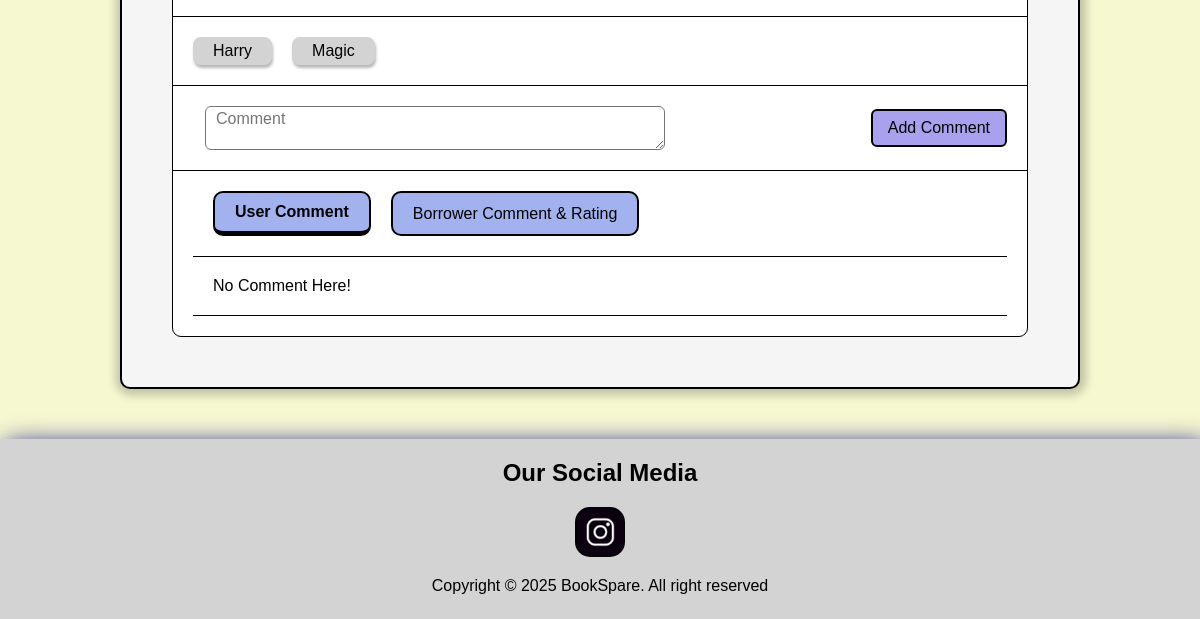
/profilemypostBookDetails.php?postCode=15 (signed in, lower part), run on an earlier commit of the app's database.
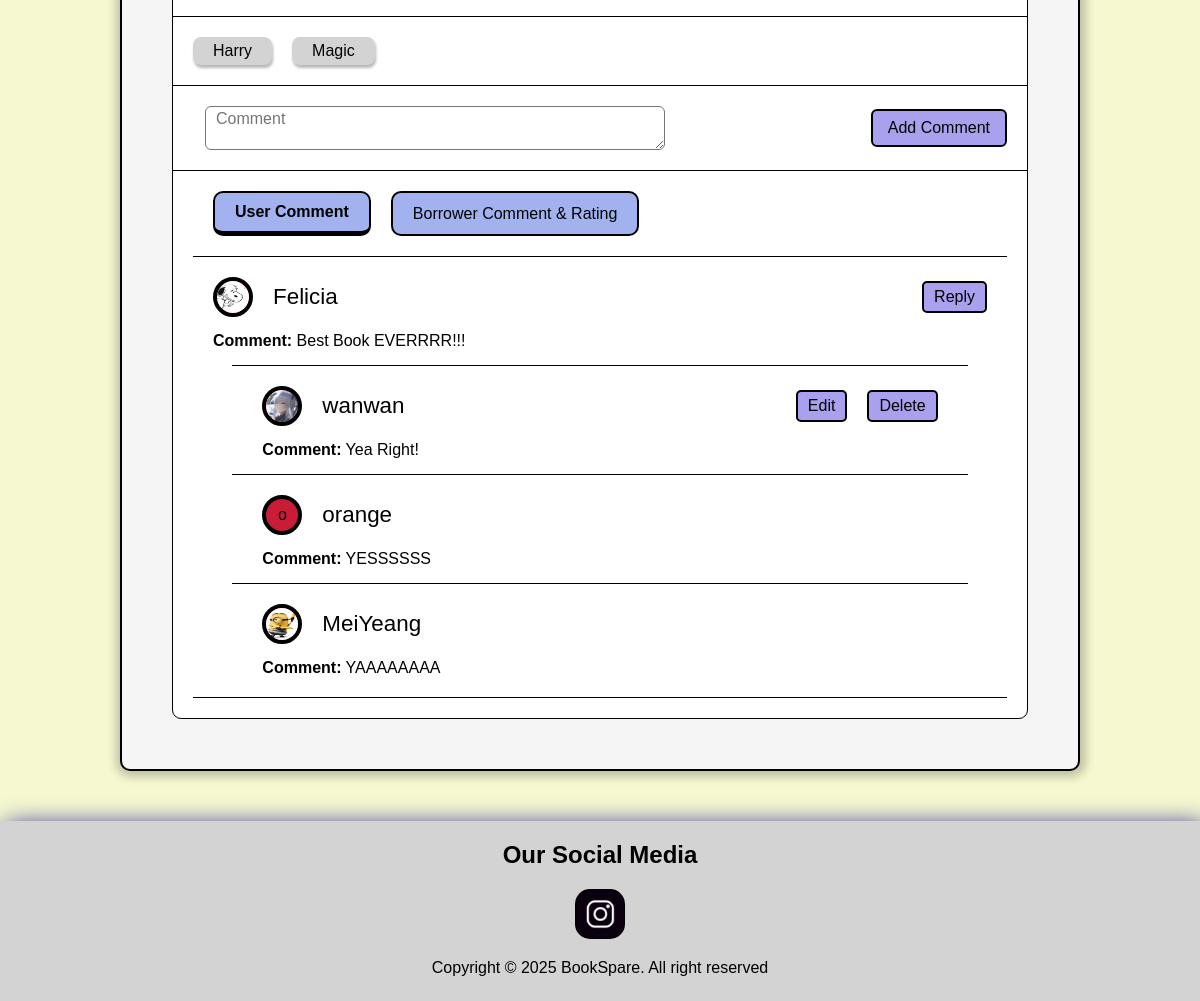
And on a later commit of the database.
### tables this page shows
CREATE TABLE `thread` (
  `threadID` int(11) NOT NULL,
  `thread` varchar(20) NOT NULL
);

CREATE TABLE `comment_rating` (
  `commentCode` int(11) NOT NULL,
  `postCode` int(11) DEFAULT NULL,
  `readerID` int(11) DEFAULT NULL,
  `comment` longtext NOT NULL,
  `dateComment` varchar(20) NOT NULL,
  `bookBorrowCode` int(11) DEFAULT NULL,
  `timeComment` time DEFAULT NULL
);

CREATE TABLE `reader_user` (
  `readerID` int(11) NOT NULL,
  `username` varchar(30) NOT NULL,
  `email` varchar(70) NOT NULL,
  `phone` varchar(15) NOT NULL,
  `country` varchar(75) NOT NULL,
  `dateOfBirth` date NOT NULL,
  `password` varchar(255) DEFAULT NULL,
  `avatar` varchar(255) DEFAULT NULL
);

CREATE TABLE `nested_comment_rating` (
  `nestedCommentCode` int(11) NOT NULL,
  `comment` longtext NOT NULL,
  `dateComment` varchar(20) NOT NULL,
  `readerID` int(11) DEFAULT NULL,
  `commentCode` int(11) DEFAULT NULL,
  `timeComment` time DEFAULT NULL
);

### profilemypostBookDetails.php (the view, shortened to what the changed rows need)
<?php
require("database/database.php");
$readerID = $_SESSION['readerID'];
$postCode = $_REQUEST['postCode'];
$sqlGetPostDetails = "SELECT
                          post.*,
                          reader.*,
                          book.*
                      FROM post_review post
                      INNER JOIN reader_user reader USING (readerID)
                      INNER JOIN book_record book USING (bookID)
                      WHERE post.postCode = '$postCode'";
$resultGetPostDetails = $conn->query($sqlGetPostDetails);
$post = $resultGetPostDetails->fetch_assoc();
$sqlGetThreads = "SELECT
                    thread.*
                  FROM Thread_Post threadPost
                  INNER JOIN Thread thread USING (threadID)
                  INNER JOIN Post_Review post USING (postCode)
                  WHERE threadPost.postCode = '$postCode'";
$resultGetThreads = $conn->query($sqlGetThreads);
$thread = $resultGetThreads->fetch_all(MYSQLI_ASSOC);
$sqlGetComment = "SELECT
                    comment.*,
                    post.*,
                    reader.*,
                    bookBorrow.*,
                    reader.readerID AS commentReaderID
                  FROM Comment_Rating comment
                  INNER JOIN Post_Review post ON comment.postCode = post.postCode
                  INNER JOIN Reader_User reader ON comment.readerID = reader.readerID
                  LEFT JOIN Book_Borrowed bookBorrow ON comment.bookBorrowCode = bookBorrow.bookBorrowCode
                  WHERE comment.postCode = '$postCode'";
$resultGetComemnt = $conn->query($sqlGetComment);
$comment = $resultGetComemnt->fetch_all(MYSQLI_ASSOC);
?>
<!DOCTYPE html>
<html lang="en" data-themeColor="defaultColor" data-fontSize="defaultFontSize">
<head>
</head>
<body>
<?php include("header.php"); ?>
    <main>
        <article>
            <?php
                if ($post['readerID'] == $readerID) {
                    echo '<div class="book-container">';
                    if ($post['frontCover_img'] != null) {
                        echo '<div class="thread-box">';
                        if (!empty($thread)) {
                            foreach ($thread as $data) {
                                echo "<label>{$data['thread']}</label>";
                            }
                        } else {
                            echo "No Thread Listed...";
                        }
                        echo '</div>';
                        echo '<div class="viewComment-box">';
                        echo '<form class="commentOption" method="GET" action="mainBookDetails.php">';
                        $userActive = (!isset($_GET['section']) || $_GET['section'] === 'user') ? 'active' : '';
                        $borrowerActive = (isset($_GET['section']) && $_GET['section'] === 'borrower') ? 'active' : '';
                        echo '    <button type="submit" name="section" value="user" class="' . $userActive . '" id="userCommentBt">User Comment</button>';
                        echo '    <button type="submit" name="section" value="borrower" class="' . $borrowerActive . '" id="borrowerRatingBt">Borrower Comment & Rating</button>';
                        echo '</form>';
                        if (isset($_GET['section'])) {
                            if ($_GET['section'] === 'user') {
                                include 'bookDetailsSection/commentSection.php';
                            } elseif ($_GET['section'] === 'borrower') {
                                include 'bookDetailsSection/ratingSection.php';
                            }
                        } else {
                            include 'bookDetailsSection/commentSection.php';
                        }
                        echo '</div>';
                    }
                    echo '</div>';
                }
            ?>
        </article>
    </main>
</body>
</html>

### bookDetailsSection/commentSection.php (shortened to what the changed rows need)
<?php
if (!empty($comment)) {
    foreach ($comment as $rowComment) {
        $sqlGetNestedComment = "SELECT nestedComment.*,
                        comment.commentCode,
                        reader.*,
                        reader.readerID nestedCommentReaderID
                        FROM Nested_Comment_Rating nestedComment
                        INNER JOIN Comment_Rating comment USING (commentCode)
                        INNER JOIN Reader_User reader ON nestedComment.readerID = reader.readerID
                        WHERE nestedComment.commentCode = '{$rowComment['commentCode']}'";
        $resultsqlGetNestedComment = $conn->query($sqlGetNestedComment);
        $nestedComment = $resultsqlGetNestedComment->fetch_all(MYSQLI_ASSOC);
        if ($rowComment['bookBorrowCode'] == null) {
            echo '  <div class="commentContainer">';
            echo '      <div class="postProfile">';
            echo '          <div>';
            echo '              <a href="">';
            if ($rowComment['avatar'] != null) {
                echo '<img src="'.$rowComment['avatar'].'" alt="Profile Image">';
            } else {
                echo $rowComment['username'][0];
            }
            echo '</a>';
            echo '              <label>'.$rowComment['username'].'</label>';
            echo '          </div>';
            echo '          <div>';
            echo '              <a href="commentHandling/commentReply.php?commentCode='.$rowComment['commentCode'].'&postCode='.$postCode.'">Reply</a>';
            echo '          </div>';
            echo '      </div>';
            echo '      <div class="commentContent">';
            echo '          <label>';
            echo '              <b>Comment:</b> '.$rowComment['comment'].'';
            echo '          </label>';
            echo '      </div>';
            foreach ($nestedComment as $rowNestedComment) {
                echo '  <div class="nestedCommentContainer">';
                echo '      <div class="postProfile">';
                echo '          <div>';
                echo '              <a href="">';
                if ($rowNestedComment['avatar'] != null) {
                    echo '<img src="'.$rowNestedComment['avatar'].'" alt="Profile Image">';
                } else {
                    echo $rowNestedComment['username'][0];
                }
                echo '</a>';
                echo '              <label>'.$rowNestedComment['username'].'</label>';
                echo '          </div>';
                echo '          <div>';
                if ($rowNestedComment['nestedCommentReaderID'] == $readerID) {
                    echo '              <a href="commentHandling/nestedCommentEdit.php?nestedCommentCode='.$rowNestedComment['nestedCommentCode'].'&postCode='.$postCode.'">Edit</a>';
                    echo '              <a href="commentHandling/nestedCommentDelete.php?commentCode='.$rowNestedComment['nestedCommentCode'].'&postCode='.$postCode.'">Delete</a>';
                }
                echo '          </div>';
                echo '      </div>';
                echo '      <div class="commentContent">';
                echo '          <label>';
                echo '              <b>Comment:</b> '.$rowNestedComment['comment'].'';
                echo '          </label>';
                echo '  </div>';
                echo '</div>';
            }
            echo '</div>';
        }
    }
} else {
    echo '  <div class="commentContainer">';
    echo "No Comment Here!";
    echo '  </div>';
}
?>

What changed in the data, as far as the page shows it:
added comment_rating: readerID.avatar (picture), readerID.username "Felicia", comment "Best Book EVERRRR!!!"
added nested_comment_rating: readerID.avatar (picture), readerID.username "wanwan", comment "Yea Right!"
added nested_comment_rating: readerID.username "o", readerID.username "orange", comment "YESSSSSS"
added nested_comment_rating: readerID.avatar (picture), readerID.username "MeiYeang", comment "YAAAAAAAA"
Also different on the page:
text no longer shown: "No Comment Here!"
